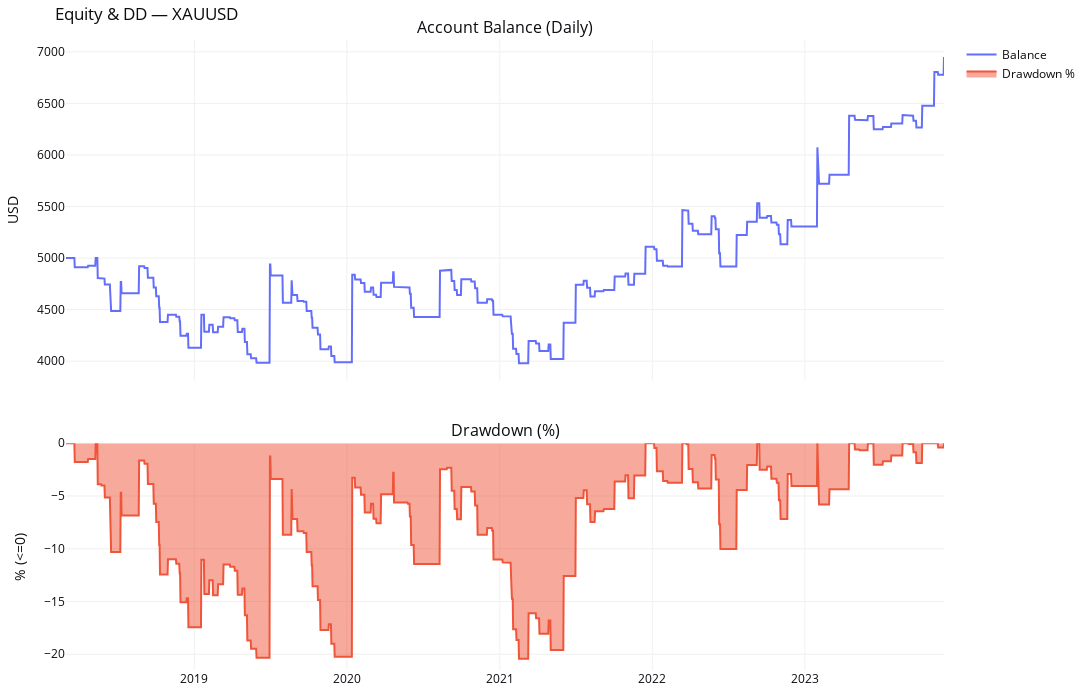
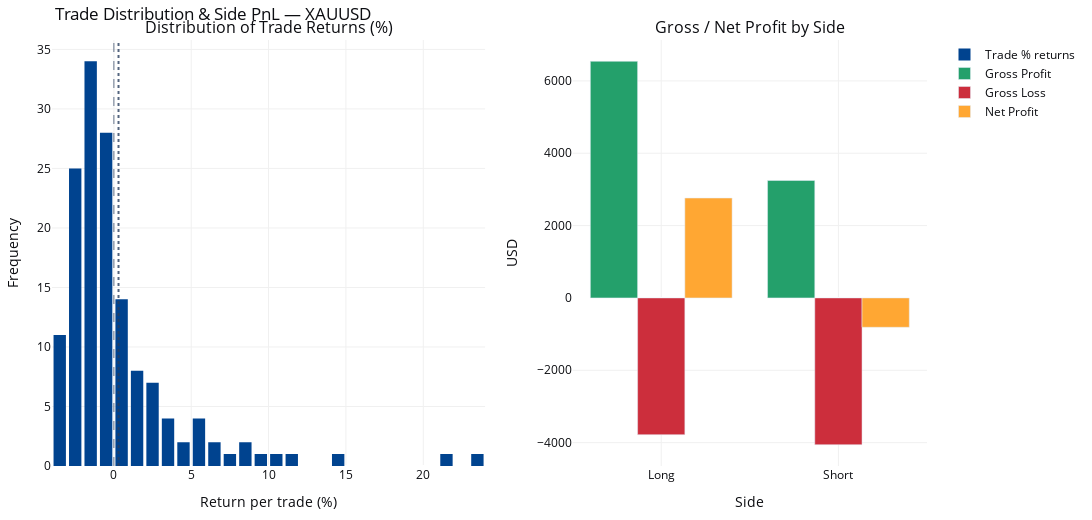

Here is the notebook cell these charts were saved with, in order:
### Markdown cell above
## 4.1 Train data

### Code cell
res_opt_train = run_backtest_for_symbol_v2(
    pair=PAIR,
    timeframe=TIMEFRAME,
    start_date=START_DATE,
    end_date=END_DATE,
    initial_capital=INITIAL_CAPITAL,
    risk_per_trade=RISK_PER_TRADE,
    risk_mode=RISK_MODE,
    commission_per_lot=COMMISSION_PER_LOT,
    lookback=OPTIMIZE_LOOKBACK,
)

print(f"\n=== {PAIR} ===")
display(res_opt_train["report_df"].T)

fig_equity = plot_equity_and_dd(res_opt_train["balance_daily"], res_opt_train["dd_pct"])
fig_equity.update_layout(title_text=f"Equity & DD — {PAIR}")
fig_equity.show()

fig_trade = plot_trade_distribution_and_side_pnl(res_opt_train["trades"])
fig_trade.update_layout(title_text=f"Trade Distribution & Side PnL — {PAIR}")
fig_trade.show()

### Figure 1 — Plotly figure (JSON) as saved in the notebook; plotly's stock layout.template omitted (floating-point values rounded to 4 significant figures; data arrays with more than 128 entries replaced by an {"elided": "..."} marker saying what was removed)
{"data": [{"mode": "lines", "name": "Balance", "type": "scatter", "x": {"elided": "2102 str values"}, "xaxis": "x", "y": {"elided": "2102 float values"}, "yaxis": "y"}, {"fill": "tozeroy", "mode": "lines", "name": "Drawdown %", "type": "scatter", "x": {"elided": "2102 str values"}, "xaxis": "x2", "y": {"elided": "2102 float values"}, "yaxis": "y2"}], "layout": {"annotations": [{"font": {"size": 16}, "showarrow": false, "text": "Account Balance (Daily)", "x": 0.5, "xanchor": "center", "xref": "paper", "y": 1, "yanchor": "bottom", "yref": "paper"}, {"font": {"size": 16}, "showarrow": false, "text": "Drawdown (%)", "x": 0.5, "xanchor": "center", "xref": "paper", "y": 0.36, "yanchor": "bottom", "yref": "paper"}], "font": {"color": "#0c0d11", "size": 12}, "height": 700, "margin": {"b": 30, "l": 40, "r": 30, "t": 40}, "paper_bgcolor": "#ffffff", "plot_bgcolor": "#ffffff", "showlegend": true, "title": {"text": "Equity & DD — XAUUSD"}, "width": 1300, "xaxis": {"anchor": "y", "domain": [0, 1], "gridcolor": "#f0f0f0", "matches": "x2", "showticklabels": false}, "xaxis2": {"anchor": "y2", "domain": [0, 1], "gridcolor": "#f0f0f0"}, "yaxis": {"anchor": "x", "domain": [0.46, 1], "gridcolor": "#f0f0f0", "title": {"text": "USD"}}, "yaxis2": {"anchor": "x2", "domain": [0, 0.36], "gridcolor": "#f0f0f0", "title": {"text": "% (<=0)"}}}}

### Figure 2 — Plotly figure (JSON) as saved in the notebook; plotly's stock layout.template omitted (floating-point values rounded to 4 significant figures; data arrays with more than 128 entries replaced by an {"elided": "..."} marker saying what was removed)
{"data": [{"hovertemplate": "Return: %{x:.2f}%<br>Count: %{y}<extra></extra>", "marker": {"color": "#00438F"}, "name": "Trade % returns", "nbinsx": 50, "type": "histogram", "x": {"elided": "148 float values"}, "xaxis": "x", "yaxis": "y"}, {"hovertemplate": "%{x}<br>$%{y:.2f}<extra></extra>", "marker": {"color": "#24A06B"}, "name": "Gross Profit", "type": "bar", "x": ["Long", "Short"], "xaxis": "x2", "y": [6541.0, 3246.0], "yaxis": "y2"}, {"hovertemplate": "%{x}<br>$%{y:.2f}<extra></extra>", "marker": {"color": "#CC2E3C"}, "name": "Gross Loss", "type": "bar", "x": ["Long", "Short"], "xaxis": "x2", "y": [-3780.0, -4057.0], "yaxis": "y2"}, {"hovertemplate": "%{x}<br>$%{y:.2f}<extra></extra>", "marker": {"color": "#FFA733"}, "name": "Net Profit", "type": "bar", "x": ["Long", "Short"], "xaxis": "x2", "y": [2761.0, -811.2], "yaxis": "y2"}], "layout": {"annotations": [{"font": {"size": 16}, "showarrow": false, "text": "Distribution of Trade Returns (%)", "x": 0.2475, "xanchor": "center", "xref": "paper", "y": 1, "yanchor": "bottom", "yref": "paper"}, {"font": {"size": 16}, "showarrow": false, "text": "Gross / Net Profit by Side", "x": 0.7975, "xanchor": "center", "xref": "paper", "y": 1, "yanchor": "bottom", "yref": "paper"}], "barmode": "group", "font": {"color": "#0c0d11", "size": 12}, "height": 520, "margin": {"b": 30, "l": 40, "r": 30, "t": 40}, "paper_bgcolor": "#ffffff", "plot_bgcolor": "#ffffff", "shapes": [{"line": {"dash": "dash", "width": 1}, "opacity": 0.7, "type": "line", "x0": 0, "x1": 0, "xref": "x", "y0": 0, "y1": 1, "yref": "y domain"}, {"line": {"dash": "dot", "width": 2}, "opacity": 0.8, "type": "line", "x0": 0.3004, "x1": 0.3004, "xref": "x", "y0": 0, "y1": 1, "yref": "y domain"}], "showlegend": true, "title": {"text": "Trade Distribution & Side PnL — XAUUSD"}, "width": 1300, "xaxis": {"anchor": "y", "domain": [0, 0.495], "gridcolor": "#f0f0f0", "title": {"text": "Return per trade (%)"}}, "xaxis2": {"anchor": "y2", "domain": [0.595, 1], "gridcolor": "#f0f0f0", "title": {"text": "Side"}}, "yaxis": {"anchor": "x", "domain": [0, 1], "gridcolor": "#f0f0f0", "title": {"text": "Frequency"}}, "yaxis2": {"anchor": "x2", "domain": [0, 1], "gridcolor": "#f0f0f0", "title": {"text": "USD"}}}}
